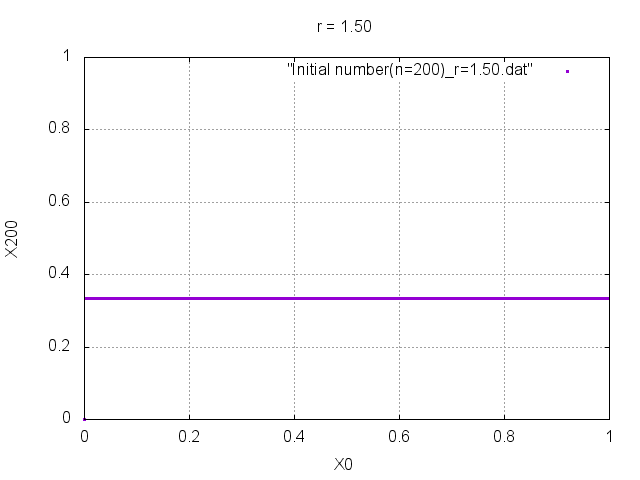

The gnuplot source for this figure:
set grid
set title "r = 1.50"
set xrange [0:1]
set yrange [0:1]
set xlabel "X0"
set ylabel "X200"
plot "Initial number(n=200)_r=1.50.dat"with points pt 5 ps 0.2
pause 2
set terminal png
set output "Initial number(n=200)_r=1.50.png"
replot
set terminal x11
